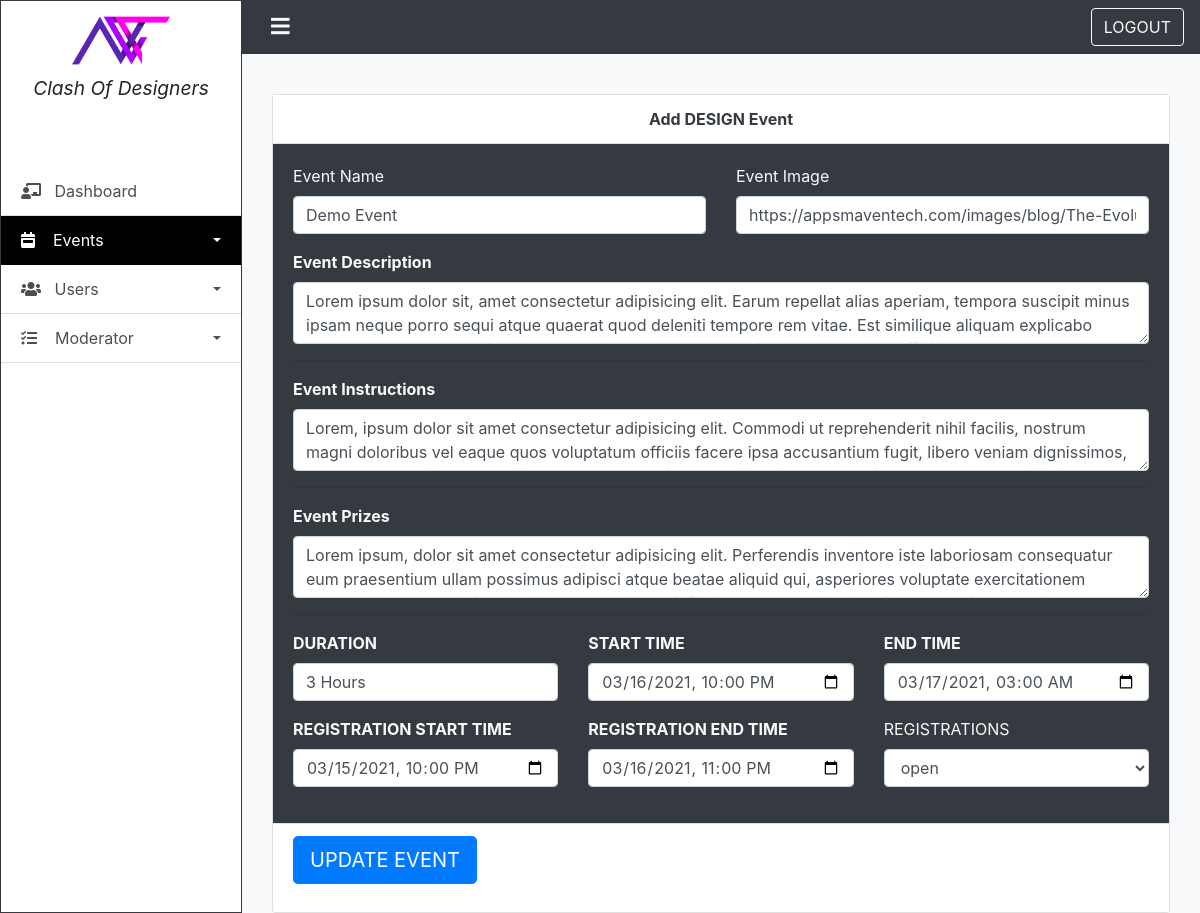
Before: /admin/design_events/events_actions?eve_id=1 (signed in) with the older database file.
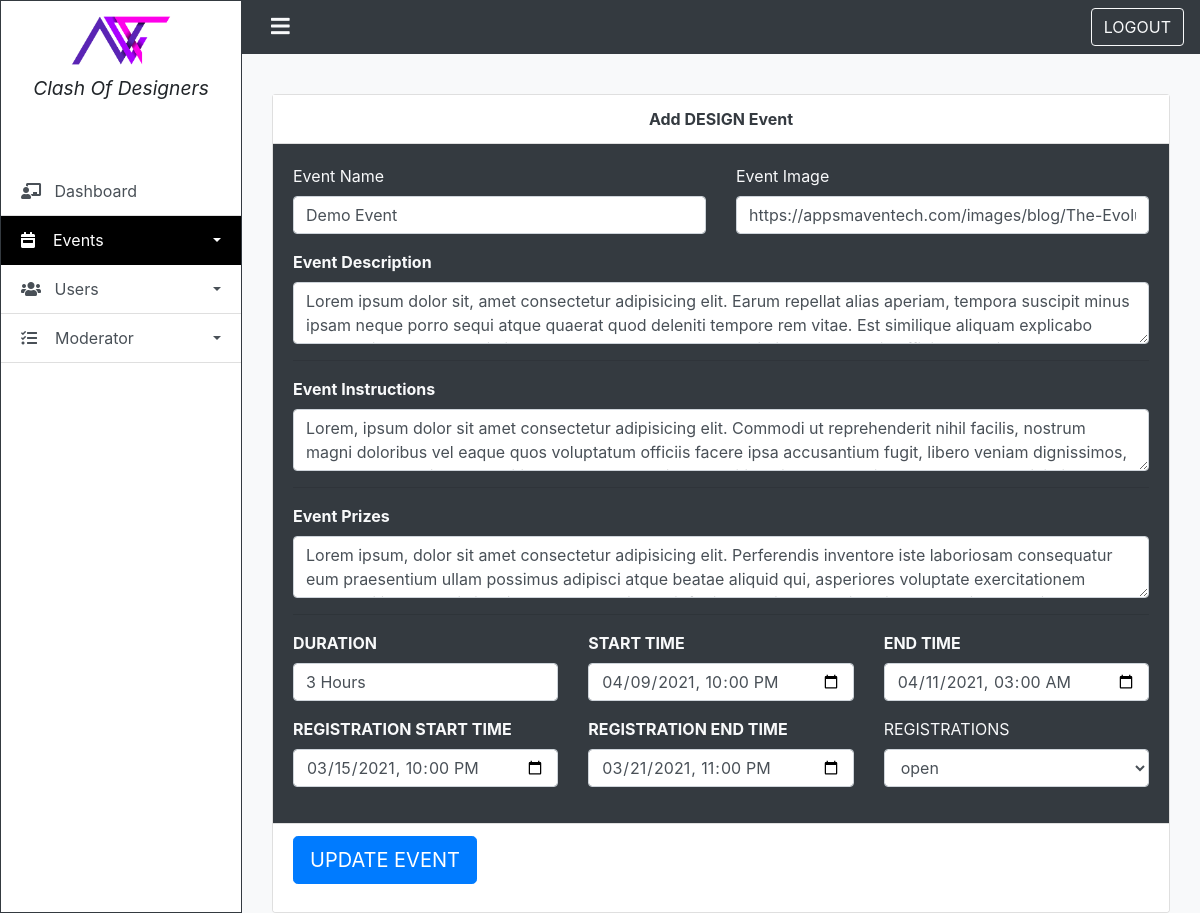
After: the same page with the newer database file.
### tables this page shows
CREATE TABLE `design_event` (
  `id` int(11) NOT NULL,
  `name` varchar(255) NOT NULL,
  `description` text NOT NULL,
  `instructions` text NOT NULL,
  `prizes` text NOT NULL,
  `duration` varchar(255) NOT NULL,
  `start_time` varchar(255) NOT NULL,
  `end_time` varchar(255) NOT NULL,
  `image` varchar(255) NOT NULL,
  `registration` varchar(8) NOT NULL DEFAULT 'open',
  `registration_starts` varchar(255) NOT NULL,
  `registration_ends` varchar(255) NOT NULL,
  `created_by` int(11) NOT NULL,
  `created_on` datetime NOT NULL DEFAULT current_timestamp()
);

### admin/design_events/events_actions.php (the view, shortened to what the changed rows need)
<?php
    include('../model/admin-check.php');
            $pre_event = 0;
            if(isset($_REQUEST['eve_id'])){
                $pre_event = 1;
                $pre_event_id = $_REQUEST['eve_id'];
            }else{
                $pre_event = 0;
            }
?>
<!DOCTYPE html>
<html lang="en">
<head>
    <link rel="stylesheet" href="https://cdnjs.cloudflare.com/ajax/libs/twitter-bootstrap/4.5.3/css/bootstrap.min.css">
    <link rel="stylesheet" href="https://cdnjs.cloudflare.com/ajax/libs/font-awesome/5.15.1/css/all.min.css">
    <link rel="stylesheet" href="https:////cdn.datatables.net/1.10.23/css/jquery.dataTables.min.css">
    <link rel="stylesheet" href="assets/sidebar.css">
</head>
<body>
    <div class="d-flex" id="wrapper">
        <div id="page-content-wrapper" class="bg-light" style="width:100%">
            <div class="container-fluid">
                <div class="container">
                    <div class="card mt-2">
                        <?php if($pre_event == 1): ?>
                        <form action="model/update_design_event.php" method="post">
                        <?php
                            $event_data = mysqli_query($db, "SELECT * FROM design_event WHERE id=$pre_event_id");
                            $event_data_row = mysqli_fetch_assoc($event_data);
                        ?>
                            <div class="card-header bg-white text-dark text-center">
                                <strong class="card-title">Add DESIGN Event</strong>
                            </div>
                            <div class="card-body bg-dark text-light">
                                <div class="row">
                                    <div class="col-6 form-group">
                                        <label for="my-input">Event Name</label>
                                        <input id="my-input" class="form-control" type="text" name="name" value="<?=$event_data_row['name']?>">
                                    </div>
                                    <div class="col-6 form-group">
                                        <label for="my-input">Event Image</label>
                                        <input id="my-input" class="form-control" type="text" name="image" value="<?=$event_data_row['image']?>">
                                    </div>
                                </div>
                                <div class="form-group">
                                    <label for="my-textarea"><strong>Event Description</strong></label>
                                    <textarea id="my-textarea" class="form-control" name="description"><?=$event_data_row['description']?></textarea>
                                </div><hr>
                                <div class="form-group">
                                    <label for="my-textarea"><strong>Event Instructions</strong></label>
                                    <textarea id="my-textarea" class="form-control" name="instructions"><?=$event_data_row['instructions']?></textarea>
                                </div><hr>
                                <div class="form-group">
                                    <label for="my-textarea"><strong>Event Prizes</strong></label>
                                    <textarea id="my-textarea" class="form-control" name="prizes"><?=$event_data_row['prizes']?></textarea>
                                </div><hr>
                                <div class="row">
                                    <div class="col-4 form-group">
                                        <label for="my-input"><strong>DURATION</strong></label>
                                        <input id="my-input" class="form-control" type="text" name="duration" value="<?=$event_data_row['duration']?>">
                                    </div>
                                    <div class="col-4 form-group">
                                        <label for="my-input"><strong>START TIME</strong></label>
                                        <input id="my-input" class="form-control" type="datetime-local" name="start_time" value="<?=$event_data_row['start_time']?>" >
                                    </div>
                                    <div class="col-4 form-group">
                                        <label for="my-input"><strong>END TIME</strong></label>
                                        <input id="my-input" class="form-control" type="datetime-local" name="end_time" value="<?=$event_data_row['end_time']?>">
                                    </div>
                                </div>
                                <div class="row">
                                    <div class="col-4 form-group">
                                        <label for="my-input"><strong>REGISTRATION START TIME</strong></label>
                                        <input id="my-input" class="form-control" type="datetime-local" name="reg_starts" value="<?=$event_data_row['registration_starts']?>">
                                    </div>
                                    <div class="col-4 form-group">
                                        <label for="my-input"><strong>REGISTRATION END TIME</strong></label>
                                        <input id="my-input" class="form-control" type="datetime-local" name="reg_ends" value="<?=$event_data_row['registration_ends']?>">
                                    </div>
                                    <div class="col-4 form-group">
                                    <label for="tag1">REGISTRATIONS</label>
                                            <select name="reg" id="tag1" class="form-control">
                                                <option><?=$event_data_row['registration'] ?></option>
                                            </select>
                                    </div>
                                </div>
                            </div>
                            <div class="card-footer bg-white">
                                <div class="form-group">
                                    <button class="btn btn-lg btn-primary" type="submit">UPDATE EVENT</button>
                                </div>
                            </div>
                        </form>
                        <?php endif; ?>
                    </div>
                </div>
            </div>
        </div>
    </div>
</body>
</html>

Changed rows visible on the page:
changed design_event "Demo Event": start_time "03/16/2021 22:00" → "04/09/2021 22:00"; end_time "03/17/2021 03:00" → "04/11/2021 03:00"; reg_ends "03/16/2021 23:00" → "03/21/2021 23:00"
